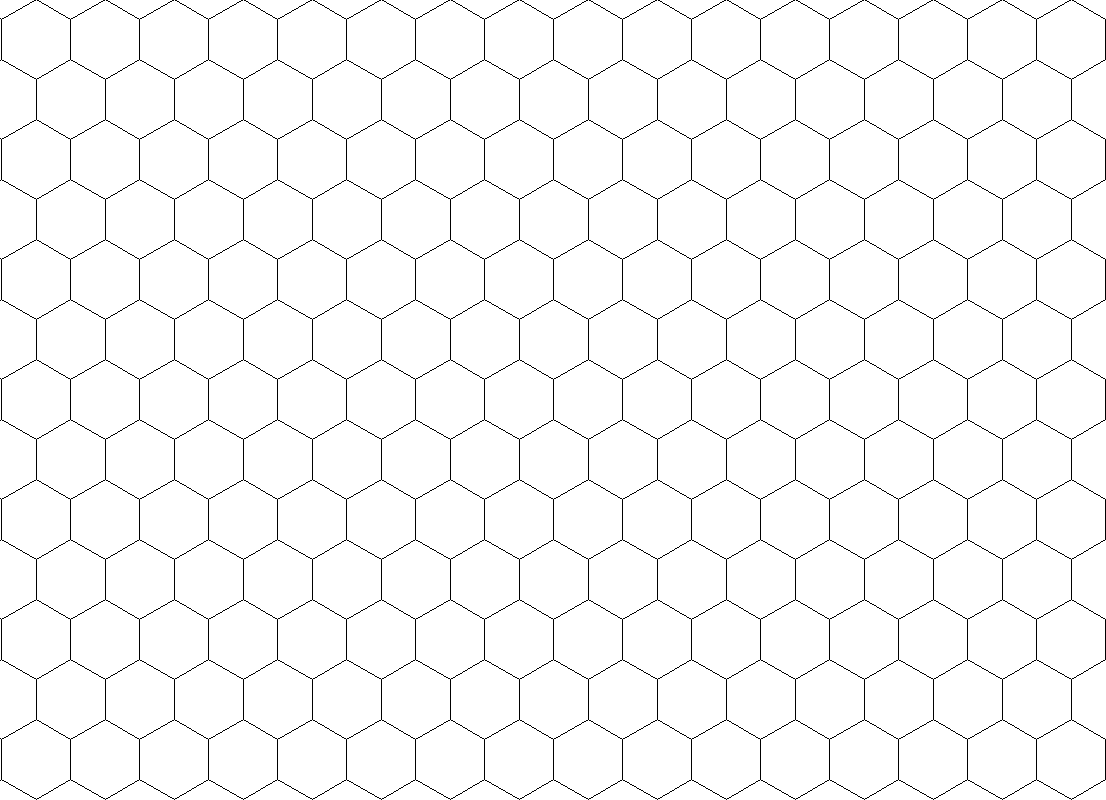
#> input picture resources/hexagons.png, 1106 x 800 px
$ python video_test.py
#> lines starting #> are read from the running program, lines starting #| are printed output that depends on the picture
### src/parser.py
"""
Contains functions, which parse an image into an input grid.

Author: Marek Dohnal

Date: 17/03/2023
"""

import cv2
import numpy as np
from alphabet import Alphabet


MAX_SIZE = 1500


def img_to_grid(img_path: str, threshold=170, interpolation=cv2.INTER_LINEAR):
    """ Returns a numpy array of numbers representing a padded grid ready for recognition
        from an input image.

        :param interpolation: interpolation to be used while resizing, default is cv2.INTER_LINEAR,
        :param threshold: threshold to be used by the cv2.threshold() function,
        :param img_path: path to an image containing a suitable grid.

        :return: padded grid ready for recognition.
    """
#> called with img_path = '../resources/hexagons.png', threshold = 170, interpolation = 1
    img = cv2.imread(img_path, cv2.IMREAD_GRAYSCALE)
#> img: shape (800, 1106); 97.3% white; black in thin lines or dots
    height, width = img.shape
#> height = 800; width = 1106
    img = _resize_img_(img, interpolation)
    ret, bw_img = cv2.threshold(img, threshold, 255, cv2.THRESH_BINARY)
#> ret = 170
    grid = np.pad(array=bw_img, mode='constant', constant_values=Alphabet.IMG_BORDER.value, pad_width=((1, 1), (1, 1)))
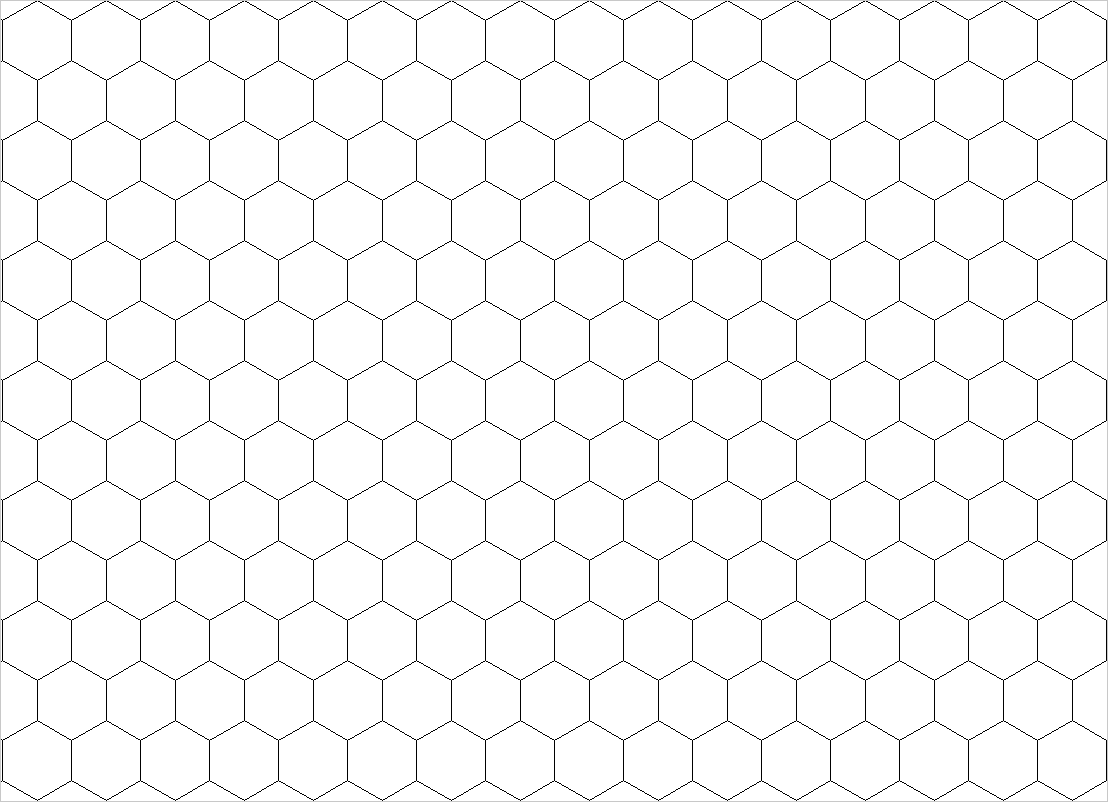
#> grid: shape (802, 1108); min 0, max 255, mean 247.9
    return grid, (height, width)


def _resize_img_(img, interpolation):
    """
    Resizes image if it's longest side is longer than 1500 pixels.

    :param img: the image to be resized,
    :param interpolation: interpolation to be used while resizing.

    :return: resized image.
    """
    height, width = img.shape
    if max(width, height) > MAX_SIZE:
        if height >= width:
            divisor = height / MAX_SIZE
            height = MAX_SIZE
            width = int(width / divisor)
        else:
            divisor = width / MAX_SIZE
            width = MAX_SIZE
            height = int(height / divisor)
        img = cv2.resize(img, (width, height), interpolation=interpolation)

    return img

### src/recognition.py
"""
Implements functionality regarding the recognition of an input grid.

Author: Marek Dohnal

Date: 17/03/2023
"""

import numpy as np
from states import State
from alphabet import Alphabet
from tiles import Tile, TileGrid


def recognize_tiles(grid, num_of_tiles_on_rows):
    """
    Recognizes tiles from an input grid and returns them as a 2D array.

    :param grid: is the input grid containing tiles,
    :param num_of_tiles_on_rows: is a list representing a pattern given,
        by the number of tiles on rows.
    :return: array of tiles.
    """

    tile_grid = TileGrid()
    tile_num = 1
    row = 1
    col = 1
    while True:
        tile = Tile()
        state, row, col = _find_new_beginning_(grid, row, col)
        if state == State.Sr:
            break

        # Handle incorrectly specified input grid
        try:
            grid = _fill_tile_(grid, row, col, tile)
        except IndexError:
            return None

        tile.set_size()
        tile_grid.add_tile(tile, tile_num, num_of_tiles_on_rows)
        tile_num += 1

    tile_grid.sort_tiles()
    tile_grid.to_rect_shape()

    for row, col in np.ndindex(grid.shape):
        if grid[row][col] == Alphabet.FILL_BEGIN.value:
            grid[row][col] = Alphabet.FILL.value
    return tile_grid


# [298 lines left out: functions _find_new_beginning_, _apply_buffer_, _fill_down_, _fill_up_, _find_new_fill_beginning_, _fill_tile_, not called in this run]

### test/video_test.py
import parser
import recognition
import cv2
import palette
import shapes
import videoenc


def test_video1():
    print("Parsing image...", end='\r')
    grid = parser.img_to_grid("../resources/test_new_begin.png")
    print("Recognizing grid...", end='\r')

    tile_grid = recognition.recognize_tiles(grid, [17])
    print("Extracting colors...", end='\r')
    bg_colors = palette.img_to_palette("../resources/colors/MAJUS.jpg")
    shape_colors = palette.img_to_palette("../resources/colors/MAJUS.jpg")
    shape_list = [shapes.Shapes.SQUARE, shapes.Shapes.SQUARE_45DEG, shapes.Shapes.TRIANGLE_UP, shapes.Shapes.TRIANGLE_DOWN]
    print("Initializing tile grid...", end='\r')
    tile_grid.init_tile_attributes(bg_colors, shape_colors, shape_list)
    shapes.init_shape_fill_templates(tile_grid)
    print(tile_grid)
    imgs = []
    print("Converting to images...", end='\r')
    for i in range(0, 5):
        out_img = tile_grid.to_image(grid)
        imgs.append(out_img)
        cv2.imwrite(f"../resources/videotest1/frame{i}.out.png", out_img)
        print(f"Applying transformation {i}...", end='\r')
        tile_grid.apply_transformation_step("U", "UL", "L", True)
    print("Encoding video...", end='\r')
    videoenc.imgs_to_video("../resources/videotest1.avi", imgs, 100)


def test_video2():
    print("Parsing image...")
    grid, shape = parser.img_to_grid("../resources/hexagons.png")
#> shape = (800, 1106)
    print("Recognizing grid...")

    tile_grid = recognition.recognize_tiles(grid, [17])
    print("Extracting colors...")
    bg_colors = palette.img_to_palette("../resources/colors/MAJUS.jpg")
    shape_colors = palette.img_to_palette("../resources/colors/MAJUS.jpg")
    shape_list = [shapes.Shapes.SQUARE, shapes.Shapes.SQUARE_45DEG, shapes.Shapes.TRIANGLE_UP, shapes.Shapes.TRIANGLE_DOWN]
    print("Initializing tile grid...")
    tile_grid.init_tile_attributes(bg_colors, shape_colors, shape_list)
    shapes.init_shape_fill_templates(tile_grid)
    print(tile_grid)
    imgs = []
    print("Converting to images...")
    for i in range(0, 1):
        out_img = tile_grid.to_image(grid, (145, 163, 176))
        imgs.append(out_img)
        cv2.imwrite(f"../resources/videotest2/frame{i}.out.png", out_img)
        print(f"Applying transformation {i}...", end='\r')
        tile_grid.apply_transformation_step("U", "UL", "L", True)
        imgs.append(out_img)
    print("Encoding video...")
    videoenc.imgs_to_video("../resources/videotest2.avi", imgs, 1.5)


if __name__ == '__main__':
    test_video2()
#> (the call stopped at in recognize_tiles, `tile_grid = TileGrid()`: tiles is not available in this run)

$ run again, with test_report/triangles-low-thresh/triangles.jpg saved as resources/hexagons.png
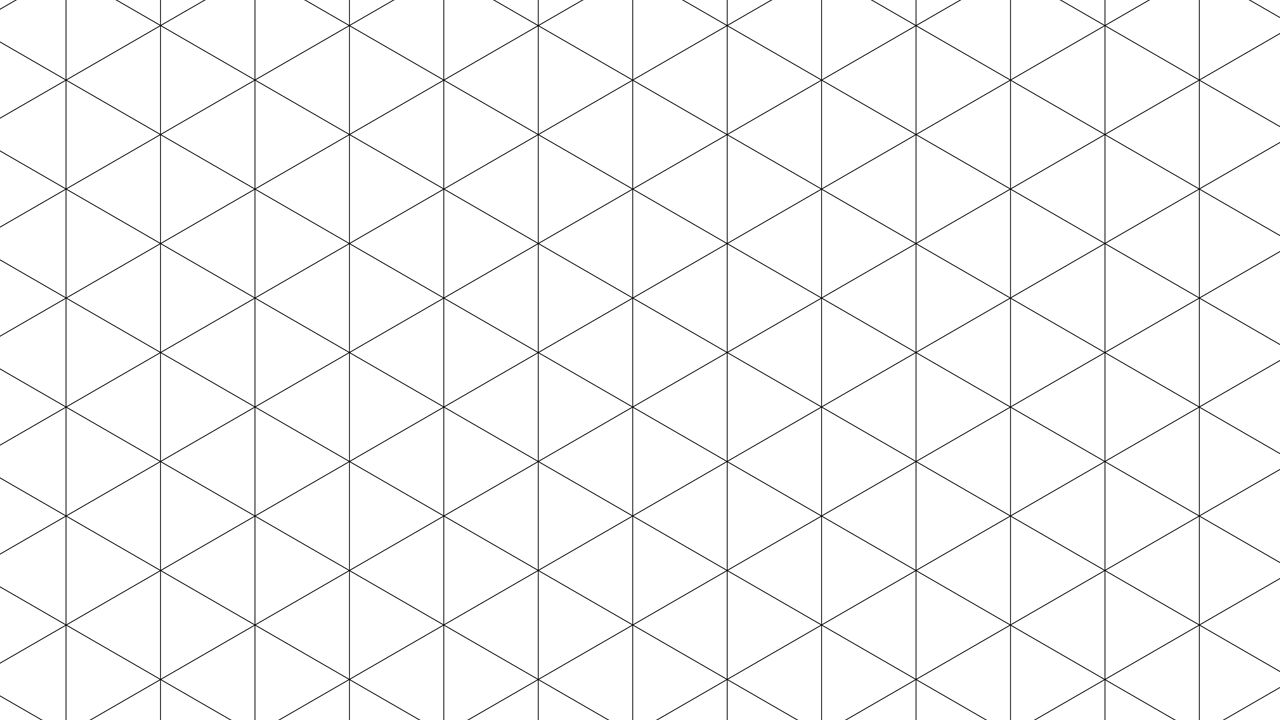
#> input picture test_report/triangles-low-thresh/triangles.jpg, 1280 x 720 px
#> in img_to_grid, img is the input picture: shape (720, 1280); min 0, max 255, mean 247.6
#> in img_to_grid, `ret, bw_img = cv2.threshold(img, threshold, 255, cv2.THRESH_BINARY)`:
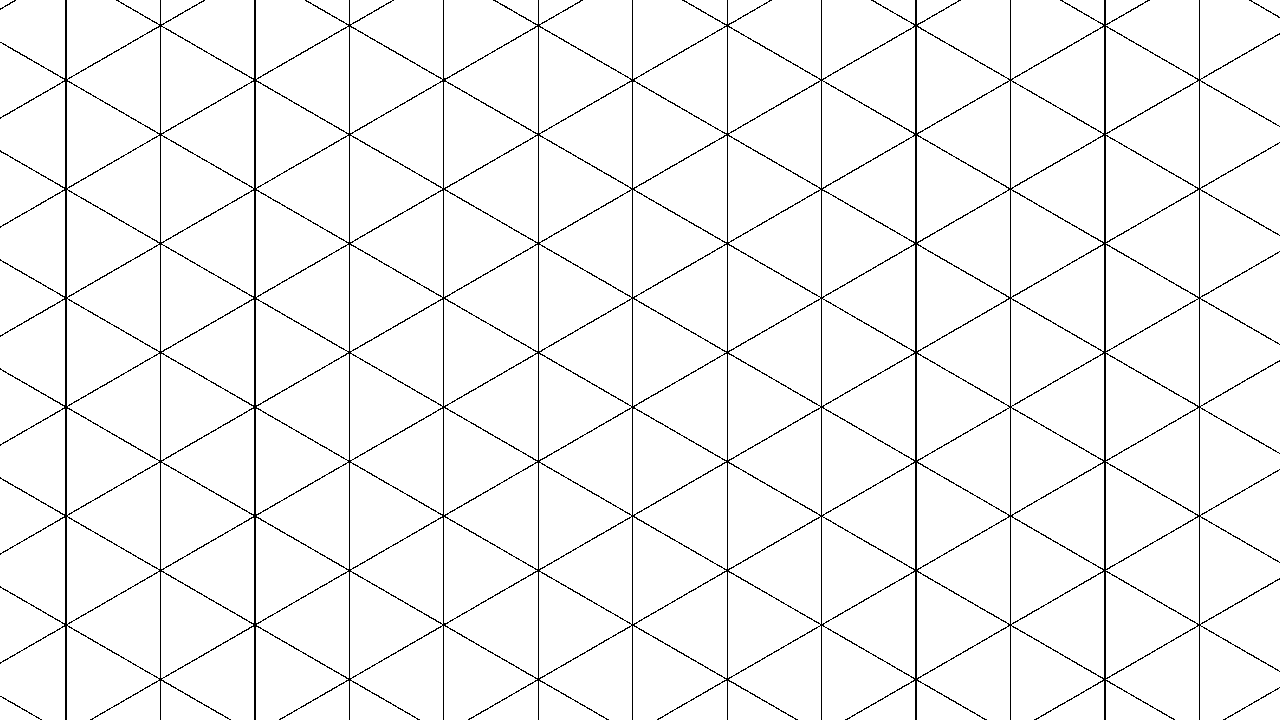
#> bw_img: shape (720, 1280); 96.1% white; black in thin lines or dots
#> ret = 170
#> in img_to_grid, `grid = np.pad(array=bw_img, mode='constant', constant_values=Alphabet...`:
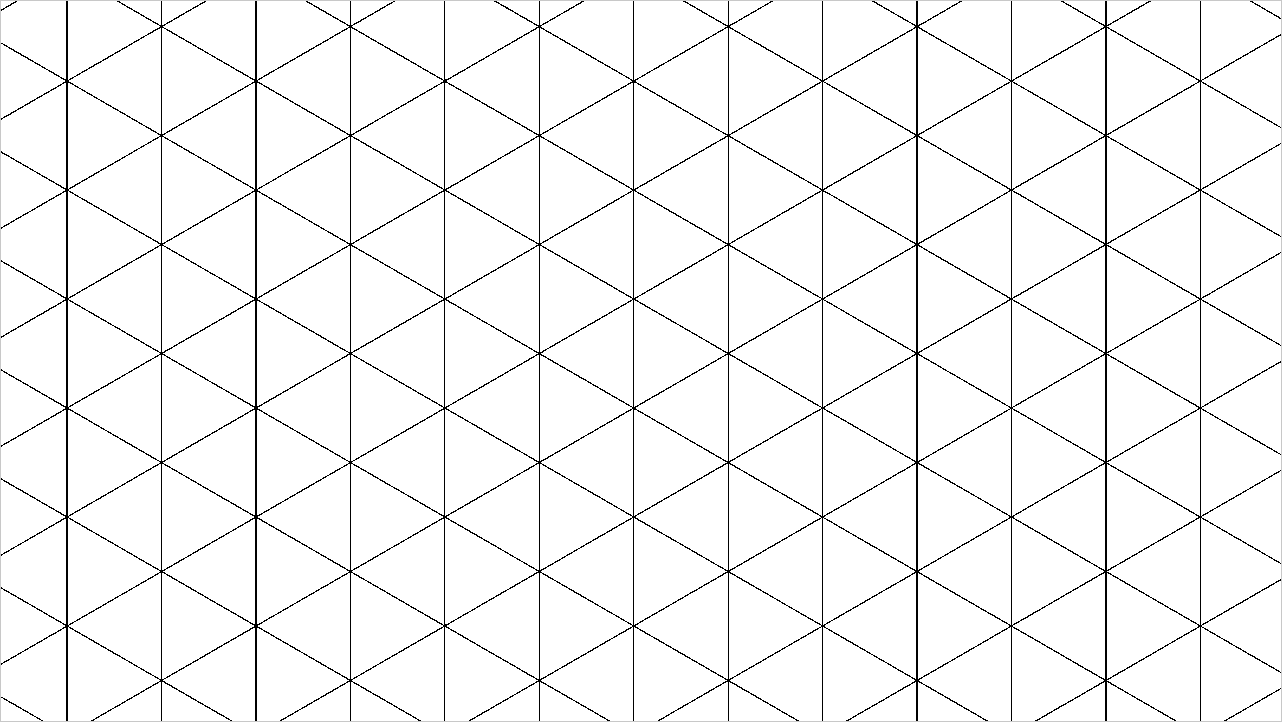
#> grid: shape (722, 1282); min 0, max 255, mean 244.8
#> shape = (720, 1280)
